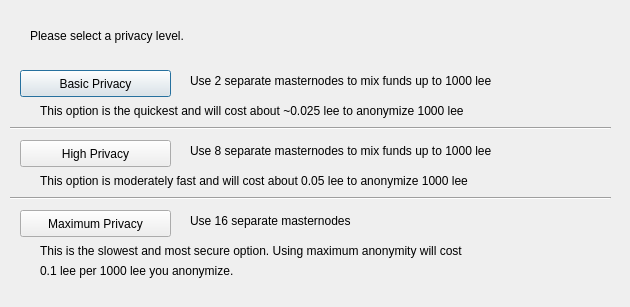
<?xml version="1.0" encoding="UTF-8"?>
<ui version="4.0">
 <class>DarksendConfig</class>
 <widget class="QDialog" name="DarksendConfig">
  <property name="geometry">
   <rect>
    <x>0</x>
    <y>0</y>
    <width>630</width>
    <height>307</height>
   </rect>
  </property>
  <property name="windowTitle">
   <string>Configure Darksend</string>
  </property>
  <widget class="QPushButton" name="buttonBasic">
   <property name="geometry">
    <rect>
     <x>20</x>
     <y>70</y>
     <width>151</width>
     <height>27</height>
    </rect>
   </property>
   <property name="text">
    <string>Basic Privacy</string>
   </property>
  </widget>
  <widget class="QPushButton" name="buttonHigh">
   <property name="geometry">
    <rect>
     <x>20</x>
     <y>140</y>
     <width>151</width>
     <height>27</height>
    </rect>
   </property>
   <property name="text">
    <string>High Privacy</string>
   </property>
  </widget>
  <widget class="QPushButton" name="buttonMax">
   <property name="geometry">
    <rect>
     <x>20</x>
     <y>210</y>
     <width>151</width>
     <height>27</height>
    </rect>
   </property>
   <property name="text">
    <string>Maximum Privacy</string>
   </property>
  </widget>
  <widget class="QLabel" name="label">
   <property name="geometry">
    <rect>
     <x>30</x>
     <y>20</y>
     <width>571</width>
     <height>31</height>
    </rect>
   </property>
   <property name="text">
    <string>Please select a privacy level.</string>
   </property>
  </widget>
  <widget class="QLabel" name="label_2">
   <property name="geometry">
    <rect>
     <x>190</x>
     <y>70</y>
     <width>421</width>
     <height>21</height>
    </rect>
   </property>
   <property name="text">
    <string>Use 2 separate masternodes to mix funds up to 1000 lee</string>
   </property>
  </widget>
  <widget class="QLabel" name="label_3">
   <property name="geometry">
    <rect>
     <x>190</x>
     <y>140</y>
     <width>411</width>
     <height>21</height>
    </rect>
   </property>
   <property name="text">
    <string>Use 8 separate masternodes to mix funds up to 1000 lee</string>
   </property>
  </widget>
  <widget class="QLabel" name="label_4">
   <property name="geometry">
    <rect>
     <x>190</x>
     <y>210</y>
     <width>421</width>
     <height>21</height>
    </rect>
   </property>
   <property name="text">
    <string>Use 16 separate masternodes</string>
   </property>
  </widget>
  <widget class="QLabel" name="label_6">
   <property name="geometry">
    <rect>
     <x>40</x>
     <y>100</y>
     <width>561</width>
     <height>21</height>
    </rect>
   </property>
   <property name="text">
    <string>This option is the quickest and will cost about ~0.025 lee to anonymize 1000 lee</string>
   </property>
  </widget>
  <widget class="QLabel" name="label_7">
   <property name="geometry">
    <rect>
     <x>40</x>
     <y>170</y>
     <width>561</width>
     <height>21</height>
    </rect>
   </property>
   <property name="text">
    <string>This option is moderately fast and will cost about 0.05 lee to anonymize 1000 lee</string>
   </property>
  </widget>
  <widget class="QLabel" name="label_8">
   <property name="geometry">
    <rect>
     <x>40</x>
     <y>240</y>
     <width>561</width>
     <height>21</height>
    </rect>
   </property>
   <property name="text">
    <string>This is the slowest and most secure option. Using maximum anonymity will cost</string>
   </property>
  </widget>
  <widget class="QLabel" name="label_9">
   <property name="geometry">
    <rect>
     <x>40</x>
     <y>260</y>
     <width>561</width>
     <height>21</height>
    </rect>
   </property>
   <property name="text">
    <string>0.1 lee per 1000 lee you anonymize.</string>
   </property>
  </widget>
  <widget class="Line" name="line">
   <property name="geometry">
    <rect>
     <x>10</x>
     <y>120</y>
     <width>601</width>
     <height>16</height>
    </rect>
   </property>
   <property name="orientation">
    <enum>Qt::Horizontal</enum>
   </property>
  </widget>
  <widget class="Line" name="line_2">
   <property name="geometry">
    <rect>
     <x>10</x>
     <y>190</y>
     <width>601</width>
     <height>16</height>
    </rect>
   </property>
   <property name="orientation">
    <enum>Qt::Horizontal</enum>
   </property>
  </widget>
 </widget>
 <resources/>
 <connections/>
</ui>
